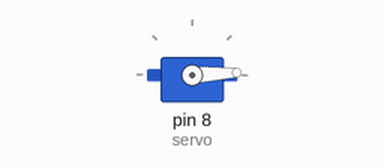
A sketch run on a simulated Arduino Uno, built with avr-gcc and run on an emulated ATmega328P. Shown: servo.

Above: at 0.05 s.
At 1.3 s:
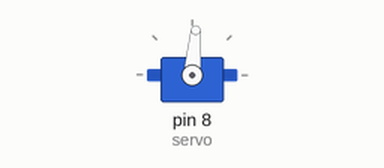
At 2.6 s:
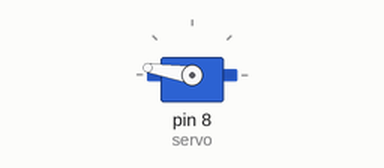
At 5.2 s:
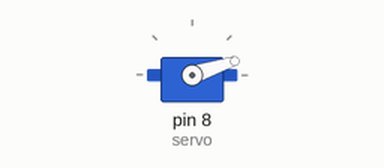
Timing chart, 0 to 7.1 s (numbered marks = the images above):
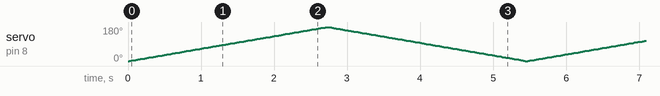

The sketch:

servo.ino
```cpp
#include <Servo.h>

int i = 0;

Servo servo;

void setup()
{
  servo.attach(8);

}

void loop()
{

  for (i = 0; i <= 180; i += 1) //menentukan putran derajat
  {
    servo.write(i);
    delay(15);// lama berhenti berputar
  }
  for (i = 180; i >= 0; i -= 1) //menentukan putran derajat
  {
    servo.write(i);
    delay(15); // lama berhenti berputar
  }
}
```
